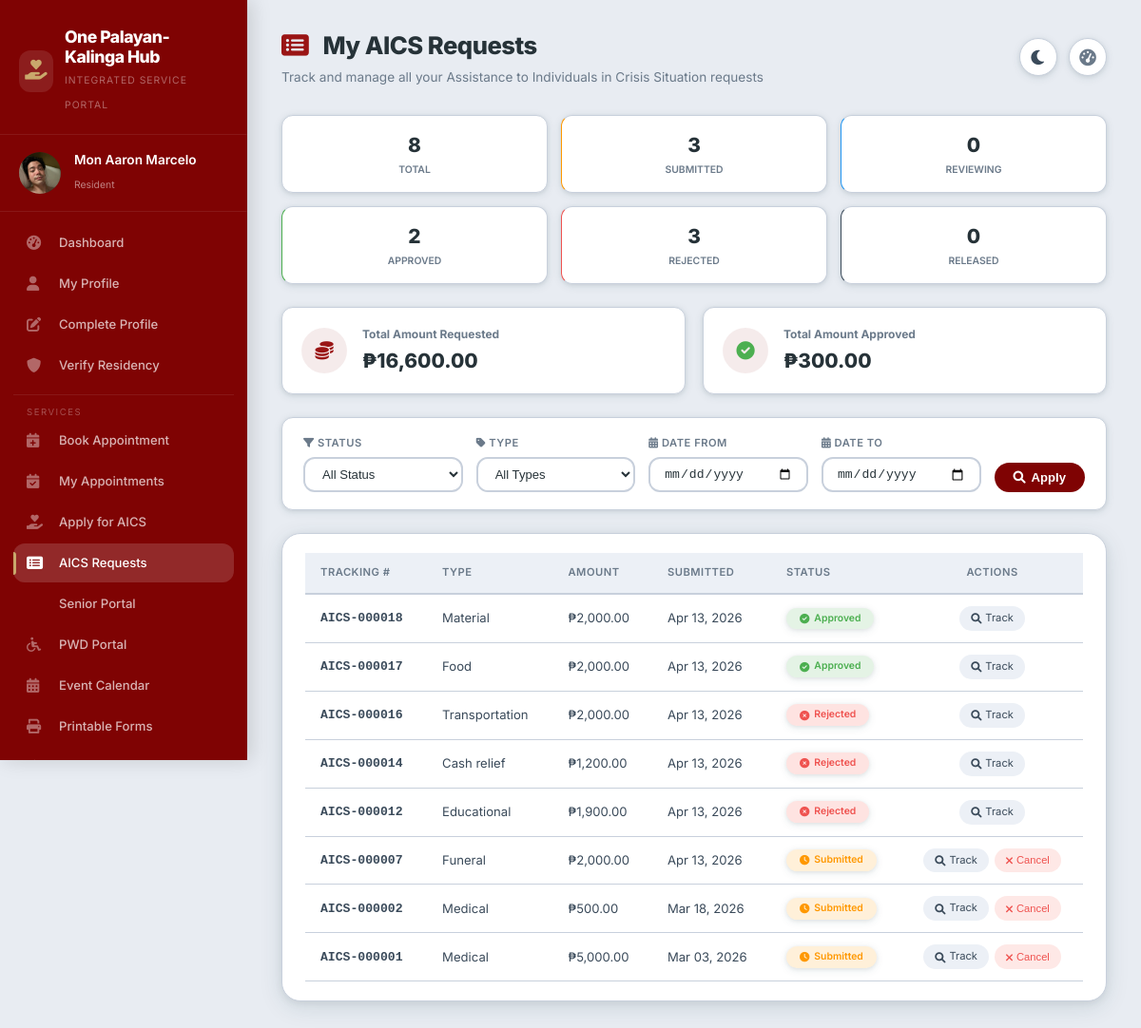
Page /aics-requests.php (signed in) on the earlier database version.
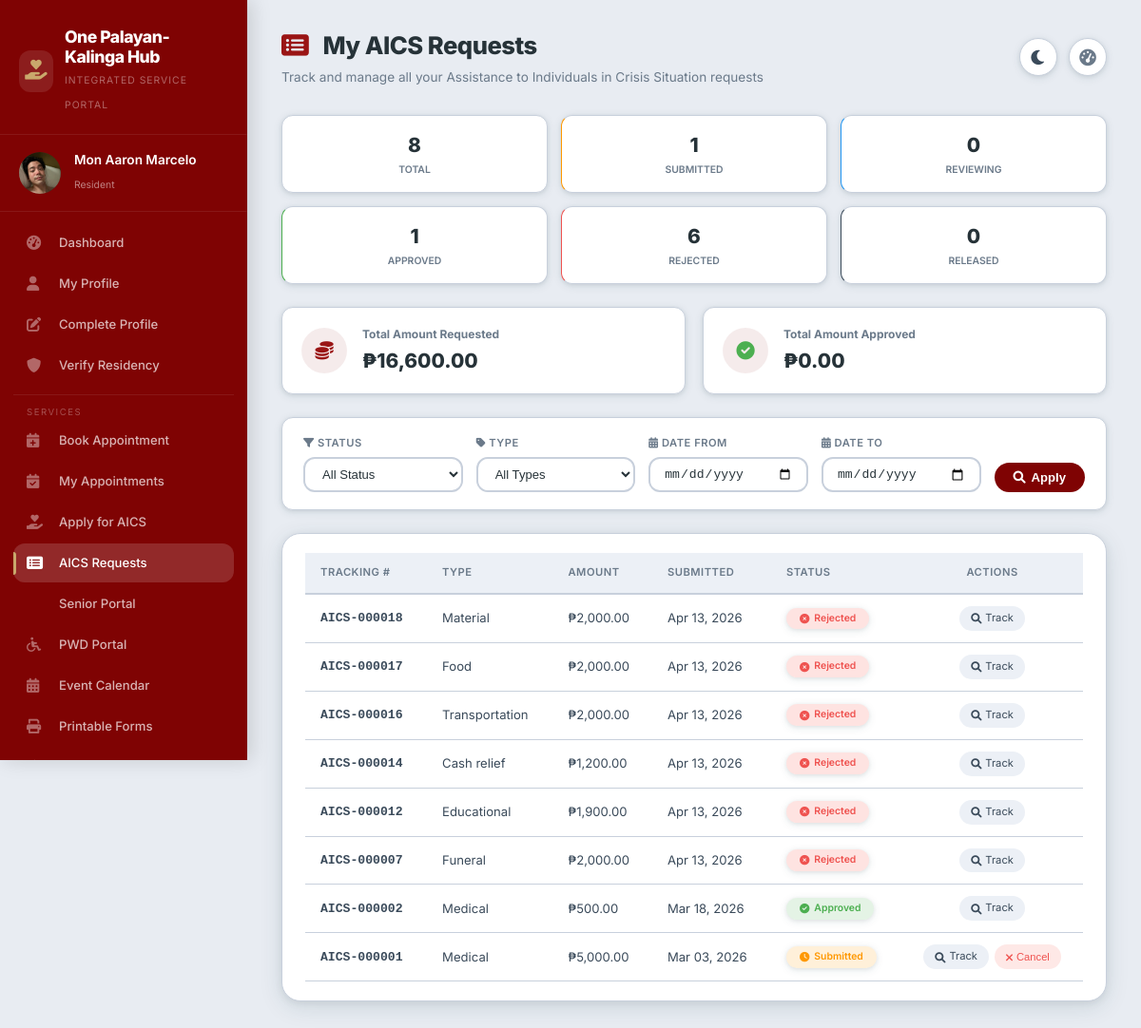
Same page on the later database version.
### tables this page shows
CREATE TABLE `aics_requests` (
  `aics_id` int(11) NOT NULL,
  `user_id` int(11) NOT NULL,
  `request_type` enum('medical','funeral','educational','transportation','food','cash_relief','material') NOT NULL,
  `amount_requested` decimal(10,2) DEFAULT NULL,
  `amount_approved` decimal(10,2) DEFAULT NULL,
  `purpose` text DEFAULT NULL,
  `status` enum('submitted','reviewing','approved','rejected','released') DEFAULT 'submitted',
  `submission_date` timestamp NOT NULL DEFAULT current_timestamp(),
  `reviewed_by` int(11) DEFAULT NULL,
  `review_date` datetime DEFAULT NULL,
  `approved_by` int(11) DEFAULT NULL,
  `approval_date` datetime DEFAULT NULL,
  `release_date` datetime DEFAULT NULL,
  `rejection_reason` text DEFAULT NULL
);

### aics-requests.php (the view, shortened to what the changed rows need)
<?php
$database = new Database();
$db = $database->getConnection();
$query = "SELECT * FROM aics_requests
          WHERE user_id = :user_id";
$params = [':user_id' => $_SESSION['user_id']];
$query .= " ORDER BY submission_date DESC";
$stmt = $db->prepare($query);
foreach ($params as $key => $value) {
    $stmt->bindValue($key, $value);
}
$stmt->execute();
$stats_query = "SELECT
    COUNT(*) as total,
    SUM(CASE WHEN status = 'submitted' THEN 1 ELSE 0 END) as submitted,
    SUM(CASE WHEN status = 'reviewing' THEN 1 ELSE 0 END) as reviewing,
    SUM(CASE WHEN status = 'approved' THEN 1 ELSE 0 END) as approved,
    SUM(CASE WHEN status = 'rejected' THEN 1 ELSE 0 END) as rejected,
    SUM(CASE WHEN status = 'released' THEN 1 ELSE 0 END) as released,
    SUM(amount_requested) as total_amount,
    SUM(CASE WHEN status = 'approved' THEN amount_approved ELSE 0 END) as total_approved
    FROM aics_requests WHERE user_id = :user_id";
$stats_stmt = $db->prepare($stats_query);
$stats_stmt->bindParam(':user_id', $_SESSION['user_id']);
$stats_stmt->execute();
$stats = $stats_stmt->fetch(PDO::FETCH_ASSOC);
$dark_mode = isset($_COOKIE['dark_mode']) && $_COOKIE['dark_mode'] === 'enabled';
?>
<!DOCTYPE html>
<html lang="en" data-theme="<?php echo $dark_mode ? 'dark' : 'light'; ?>">
<head>
    <link rel="stylesheet" href="https://cdnjs.cloudflare.com/ajax/libs/font-awesome/6.0.0/css/all.min.css">
    <link rel="stylesheet" href="css/portal-layout.css">
</head>
<body>
    <div class="app-container">
        <div class="sidebar" id="sidebar">
            <div class="sidebar-header">
                <div class="logo-text">
                    <h2>One Palayan-Kalinga Hub</h2>
                </div>
            </div>
        </div>
        <div class="main-content">
            <div class="top-bar">
                <div class="top-bar-left">
                    <div class="page-title">
                        <h1><i class="fas fa-list-alt" style="color: var(--maroon-light); margin-right: 10px;"></i> My AICS Requests</h1>
                    </div>
                </div>
            </div>
        <div class="stats-grid">
            <div class="stat-card submitted" onclick="window.location.href='aics-requests.php?status=submitted'">
                <div class="stat-number"><?php echo $stats['submitted'] ?? 0; ?></div>
                <div class="stat-label">Submitted</div>
            </div>
            <div class="stat-card approved" onclick="window.location.href='aics-requests.php?status=approved'">
                <div class="stat-number"><?php echo $stats['approved'] ?? 0; ?></div>
                <div class="stat-label">Approved</div>
            </div>
            <div class="stat-card rejected" onclick="window.location.href='aics-requests.php?status=rejected'">
                <div class="stat-number"><?php echo $stats['rejected'] ?? 0; ?></div>
                <div class="stat-label">Rejected</div>
            </div>
        </div>
        <div class="summary-cards">
            <div class="summary-card">
                <div class="summary-info">
                    <h4>Total Amount Approved</h4>
                    <h3>₱<?php echo number_format($stats['total_approved'] ?? 0, 2); ?></h3>
                </div>
            </div>
        </div>
        <?php if($stmt->rowCount() > 0): ?>
        <div class="table-container">
            <table class="requests-table">
                <thead>
                    <tr>
                        <th>Tracking #</th>
                        <th>Type</th>
                        <th>Amount</th>
                        <th>Submitted</th>
                        <th>Status</th>
                        <th style="text-align: center;">Actions</th>
                    </tr>
                </thead>
                <tbody>
                    <?php while($request = $stmt->fetch(PDO::FETCH_ASSOC)): ?>
                    <tr>
                        <td class="tracking-code">AICS-<?php echo str_pad($request['aics_id'], 6, '0', STR_PAD_LEFT); ?></td>
                        <td><?php echo ucfirst(str_replace('_', ' ', $request['request_type'])); ?></td>
                        <td>₱<?php echo number_format($request['amount_requested'], 2); ?></td>
                        <td><?php echo date('M d, Y', strtotime($request['submission_date'])); ?></td>
                        <td>
                            <span class="status-badge <?php echo $request['status']; ?>">
                                <i class="fas fa-<?php
                                    echo $request['status'] == 'submitted' ? 'clock' :
                                        ($request['status'] == 'reviewing' ? 'search' :
                                        ($request['status'] == 'approved' ? 'check-circle' :
                                        ($request['status'] == 'released' ? 'gift' : 'times-circle')));
                                ?>"></i>
                                <?php echo ucfirst($request['status']); ?>
                            </span>
                        </td>
                        <td style="text-align: center;">
                            <div class="action-buttons" style="justify-content: center;">
                                <a href="track-aics.php?tracking=AICS-<?php echo str_pad($request['aics_id'], 6, '0', STR_PAD_LEFT); ?>" class="btn-view">
                                    <i class="fas fa-search"></i> Track
                                </a>
                                <?php if($request['status'] == 'submitted' || $request['status'] == 'reviewing'): ?>
                                <button onclick="showCancelModal(<?php echo $request['aics_id']; ?>)" class="btn-cancel">
                                    <i class="fas fa-times"></i> Cancel
                                </button>
                                <?php endif; ?>
                            </div>
                        </td>
                    </tr>
                    <?php endwhile; ?>
                </tbody>
            </table>
        </div>
        <?php endif; ?>
    </div>
</div>
</body>
</html>

Differences in the rows shown:
changed aics_requests "Material": status "Approved" → "Rejected"
changed aics_requests "Food": status "Approved" → "Rejected"
changed aics_requests "Funeral": status "Submitted" → "Rejected"; no longer shows "Cancel"
changed aics_requests "000002": status "Submitted" → "Approved"; no longer shows "Cancel"
Other differences:
$stats['submitted']: "3" → "1"
$stats['approved']: "2" → "1"
$stats['rejected']: "3" → "6"
$stats['total_approved']: "300.00" → "0.00"
